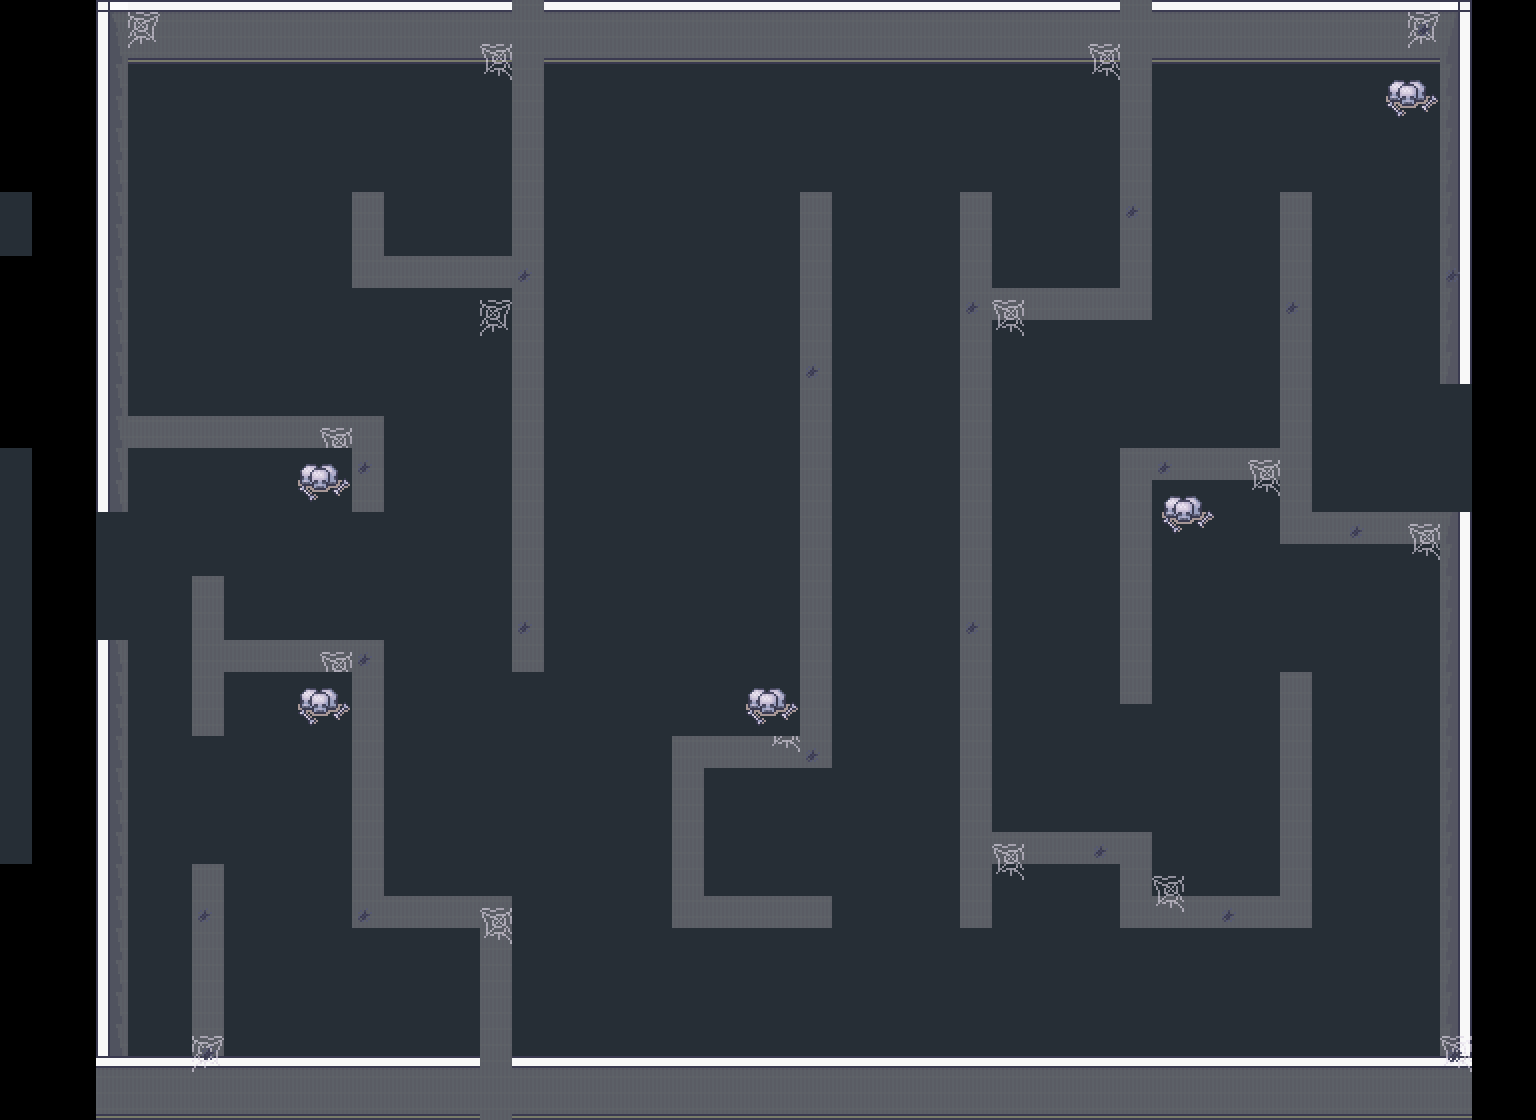

A level layout from a 2D game, rendered from its tile map. Below: a short description, then the map file with tile-grid data replaced by summaries:
An orthogonal 48x35 tile map with 32x32 px tiles, 3 tile layers (groundLayer, wallLayer, decoLayer), 4 tilesets and 11 objects (firstaid1, firstaid2, firstaid3, firstaid4, firstaid5, ...).

<map version="1.10" tiledversion="1.10.2" orientation="orthogonal" renderorder="right-down" width="48" height="35" tilewidth="32" tileheight="32" infinite="0" nextlayerid="6" nextobjectid="14">
 <editorsettings>
  <export target="hiddenlvl.tmj" format="json" />
 </editorsettings>
 <tileset firstgid="1" name="014" tilewidth="32" tileheight="32" tilecount="8025" columns="25">
  <image source="../assets/014.png" width="800" height="10272" />
 </tileset>
 <tileset firstgid="8026" name="06" tilewidth="32" tileheight="32" tilecount="976" columns="16">
  <image source="../assets/06.png" width="512" height="1952" />
 </tileset>
 <tileset firstgid="9002" name="Room_Builder_32x32" tilewidth="32" tileheight="32" tilecount="8284" columns="76">
  <image source="../assets/Room_Builder_32x32.png" width="2432" height="3488" />
 </tileset>
 <tileset firstgid="17286" name="gather_swatches_1.43" tilewidth="32" tileheight="32" tilecount="235" columns="5">
  <image source="../assets/gather_swatches_1.43.png" width="160" height="1504" />
 </tileset>
 <layer id="3" name="groundLayer" width="48" height="35">
  <data>[1680 cells, 1680 non-empty, 2 distinct tile ids]</data>
 </layer>
 <layer id="1" name="wallLayer" width="48" height="35">
  <data>[1680 cells, 406 non-empty, 9 distinct tile ids]</data>
 </layer>
 <layer id="4" name="decoLayer" width="48" height="35">
  <data>[1680 cells, 69 non-empty, 14 distinct tile ids]</data>
 </layer>
 <objectgroup id="5" name="objectLayer">
  <object id="1" name="firstaid1" x="448.829" y="224.414">
   <point />
  </object>
  <object id="2" name="firstaid2" x="416.769" y="1018.5">
   <point />
  </object>
  <object id="3" name="firstaid3" x="749.692" y="853.268">
   <point />
  </object>
  <object id="4" name="firstaid4" x="1060.42" y="261.406">
   <point />
  </object>
  <object id="5" name="firstaid5" x="1225.65" y="858.2">
   <point />
  </object>
  <object id="6" name="enemy1" x="214.55" y="340.321">
   <point />
  </object>
  <object id="7" name="enemy2" x="636.925" y="600.449">
   <point />
  </object>
  <object id="9" name="enemy3" x="900.673" y="1018.52">
   <point />
  </object>
  <object id="10" name="enemy4" x="1054.99" y="606.061">
   <point />
  </object>
  <object id="11" name="start" x="102.068" y="591.468">
   <point />
  </object>
  <object id="12" name="end" x="1468.2" y="455.378">
   <point />
  </object>
 </objectgroup>
</map>
